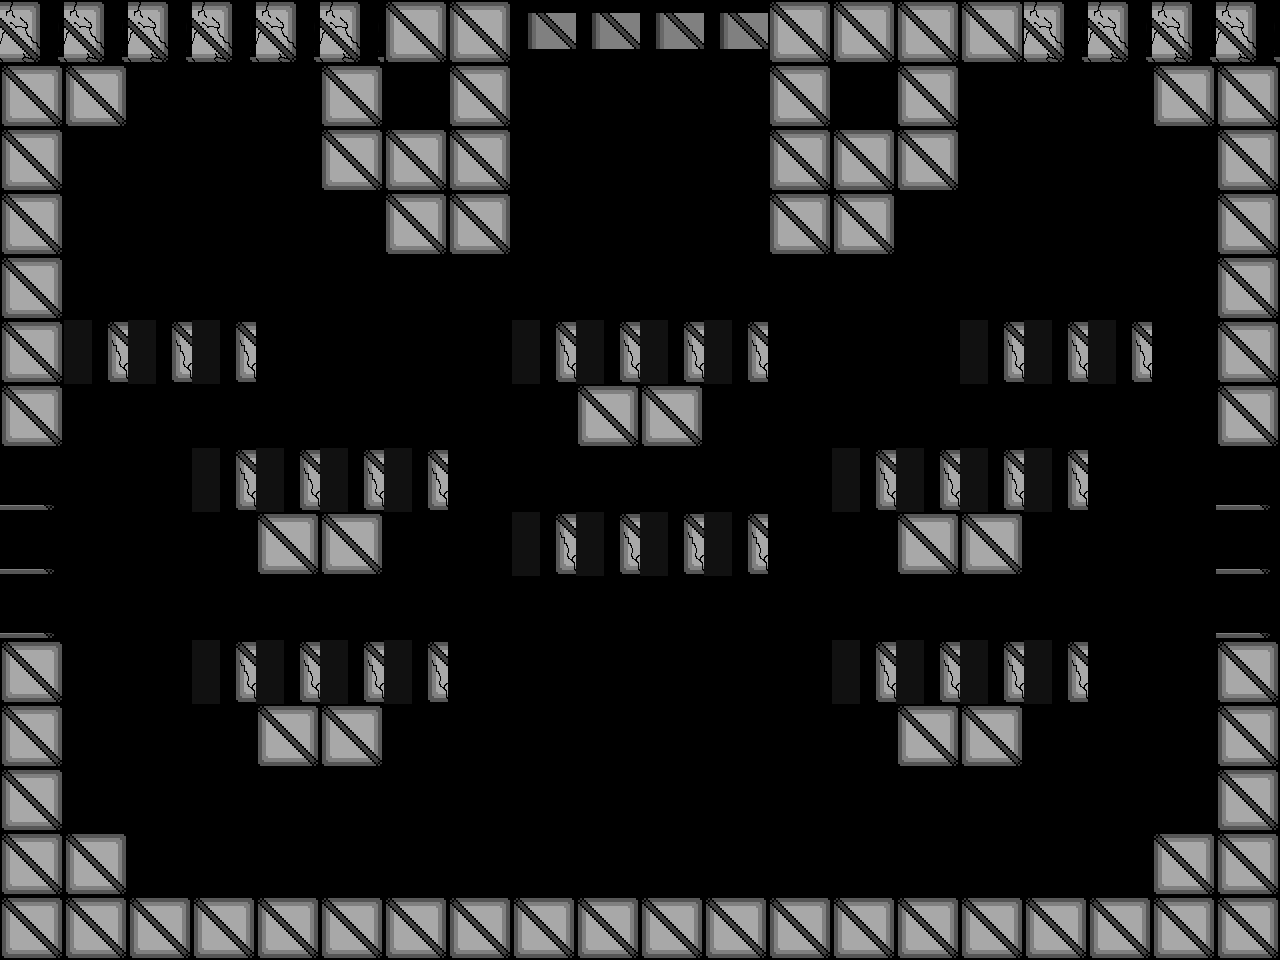

A level layout from a 2D game, rendered from its tile map. Below: a short description, then the map file with tile-grid data replaced by summaries:
An orthogonal 20x15 tile map with 64x64 px tiles, 1 tile layer (Tile Layer 2) and 4 objects (2x Assassin, ScrollingBackground, Player).

<map version="1.0" tiledversion="1.1.1" orientation="orthogonal" renderorder="right-down" width="20" height="15" tilewidth="64" tileheight="64" infinite="0" nextobjectid="98">
 <properties>
  <property name="assassin" value="assets/assasin_rightLeftSpritesheet.png" />
  <property name="backgroundEasy" value="assets/backgroundEasy.png" />
  <property name="backgroundHard" value="assets/backgroundHard.png" />
  <property name="backgroundMedium" value="assets/backgroundMedium.png" />
  <property name="boss" value="assets/boss.png" />
  <property name="bossexplosion" value="assets/bossexplosion.png" />
  <property name="damageUp" value="assets/metalBoxCoin.png" />
  <property name="explosion" value="assets/explosion.png" />
  <property name="firingRateUp" value="assets/metalBoxCoin.png" />
  <property name="healthUp" value="assets/metalBoxHeart.png" />
  <property name="largeexplosion" value="assets/largeexplosion.png" />
  <property name="loading" value="assets/loading.png" />
  <property name="moveSpeedUp" value="assets/metalBoxCoin.png" />
  <property name="newborn" value="assets/newborn_spritesheet(h54_w62).png" />
  <property name="player" value="assets/playerSpriteSheetTemp.png" />
  <property name="reward" value="assets/reward1.png" />
  <property name="smallexplosion" value="assets/smallexplosion.png" />
  <property name="uno" value="assets/uno_Static.png" />
 </properties>
 <tileset firstgid="1" name="blocks1" tilewidth="64" tileheight="64" tilecount="14" columns="14">
  <image source="blocks1.png" width="900" height="64" />
 </tileset>
 <objectgroup color="#00ff00" name="Object Layer 1">
  <object id="59" name="Background" type="ScrollingBackground" x="0" y="0" width="64" height="64">
   <properties>
    <property name="numFrames" value="1" />
    <property name="textureHeight" value="960" />
    <property name="textureID" value="backgroundEasy" />
    <property name="textureWidth" value="1280" />
   </properties>
  </object>
  <object id="55" name="Player1" type="Player" x="623.151" y="735.368" width="34" height="64">
   <properties>
    <property name="numFrames" value="6" />
    <property name="textureHeight" value="60" />
    <property name="textureID" value="player" />
    <property name="textureWidth" value="34" />
   </properties>
  </object>
  <object id="89" name="Assassin1" type="Assassin" x="119.409" y="178.136" width="99" height="99">
   <properties>
    <property name="numFrames" value="4" />
    <property name="textureHeight" value="100" />
    <property name="textureID" value="assassin" />
    <property name="textureWidth" value="100" />
   </properties>
  </object>
  <object id="97" name="Assassin1" type="Assassin" x="1021.17" y="158.5" width="99" height="99">
   <properties>
    <property name="numFrames" value="4" />
    <property name="textureHeight" value="100" />
    <property name="textureID" value="assassin" />
    <property name="textureWidth" value="100" />
   </properties>
  </object>
 </objectgroup>
 <layer name="Tile Layer 2" width="20" height="15">
  <properties>
   <property name="collidable" value="" />
  </properties>
  <data>[300 cells, 124 non-empty, 5 distinct tile ids]</data>
 </layer>
</map>
